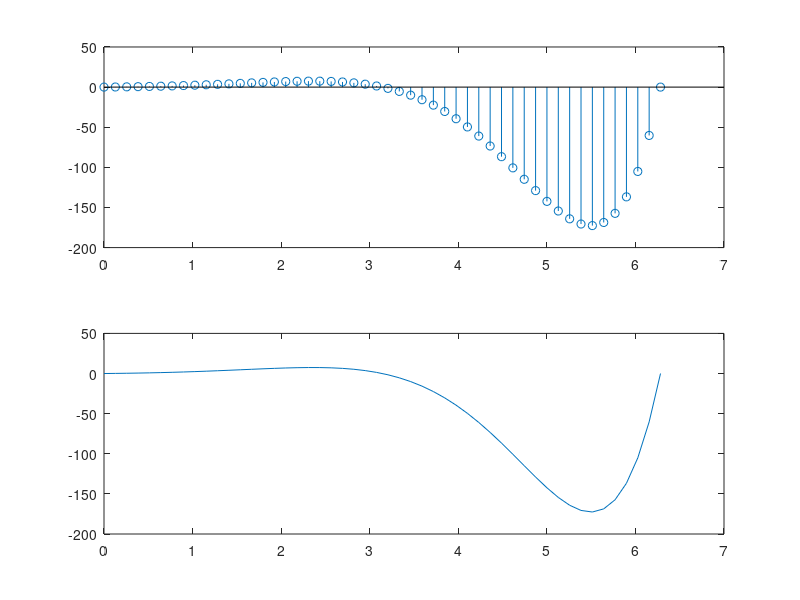

Reproduce this figure in MATLAB.
t=linspace(0,10,11).';
rect=t<3

% A=[1 ; 2 ; 3 ; 4]
% median(k)

figure
X = linspace(0,2*pi,50)';
Y = (exp(X).*sin(X));
% descrete data
subplot(2,1,1);
stem(X,Y)
% continuous data
subplot(2,1,2);
plot(X,Y)
